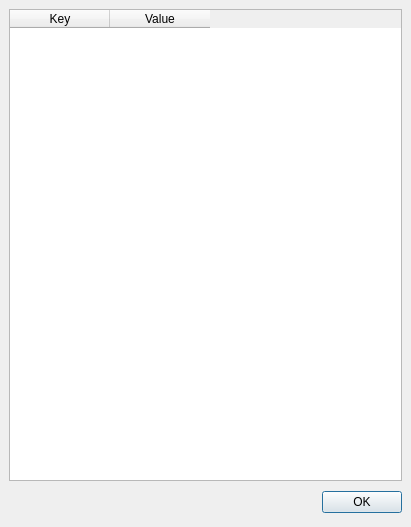
<ui version="4.0" >
 <author></author>
 <comment></comment>
 <exportmacro></exportmacro>
 <class>LegendaDialog</class>
 <widget class="QDialog" name="LegendaDialog" >
  <property name="geometry" >
   <rect>
    <x>0</x>
    <y>0</y>
    <width>411</width>
    <height>527</height>
   </rect>
  </property>
  <property name="windowTitle" >
   <string>Dialog</string>
  </property>
  <layout class="QVBoxLayout" >
   <property name="margin" >
    <number>9</number>
   </property>
   <property name="spacing" >
    <number>6</number>
   </property>
   <item>
    <widget class="QTableWidget" name="T_Legenda" >
     <column>
      <property name="text" >
       <string>Key</string>
      </property>
     </column>
     <column>
      <property name="text" >
       <string>Value</string>
      </property>
     </column>
    </widget>
   </item>
   <item>
    <layout class="QHBoxLayout" >
     <property name="margin" >
      <number>0</number>
     </property>
     <property name="spacing" >
      <number>6</number>
     </property>
     <item>
      <spacer>
       <property name="orientation" >
        <enum>Qt::Horizontal</enum>
       </property>
       <property name="sizeHint" >
        <size>
         <width>131</width>
         <height>31</height>
        </size>
       </property>
      </spacer>
     </item>
     <item>
      <widget class="QPushButton" name="okButton" >
       <property name="text" >
        <string>OK</string>
       </property>
      </widget>
     </item>
    </layout>
   </item>
  </layout>
 </widget>
 <pixmapfunction></pixmapfunction>
 <resources/>
 <connections>
  <connection>
   <sender>okButton</sender>
   <signal>clicked()</signal>
   <receiver>LegendaDialog</receiver>
   <slot>accept()</slot>
   <hints>
    <hint type="sourcelabel" >
     <x>278</x>
     <y>253</y>
    </hint>
    <hint type="destinationlabel" >
     <x>96</x>
     <y>254</y>
    </hint>
   </hints>
  </connection>
 </connections>
</ui>
